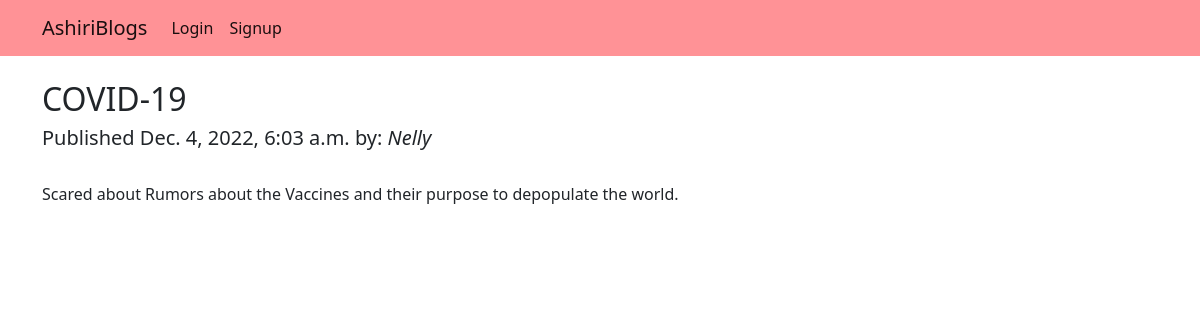
The app's page /ashiriblogapp/article_detail/COVID_19/ with its own data.
### ashiriblogapp/models.py (models this page shows, shortened)
class blogs(models.Model):
		title = models.CharField(max_length=200)
		description = models.TextField()
		slug = models.SlugField(max_length=100, unique=True)
		published = models.DateTimeField(auto_now_add=True)
		author = models.ForeignKey(User, on_delete=models.CASCADE) #a one to many relationship model

### ashiriblogapp/views.py (the view)
# urls.py: path('article_detail/<slug:slug>/', views.article_detail, name='article_detail'),
def article_detail(request, slug):
		detail = get_object_or_404(blogs, slug=slug)
		return render(request, 'ashiriblogapp/details.html', {'detail':detail})

### ashiriblogapp/templates/ashiriblogapp/details.html (shortened to what this page needs)
{% extends "ashiriblogapp/base.html" %}
{% block body %}
<div class="container mt-4">
			<h2>{{detail.title}}</h2>
			<h5>Published {{detail.published}} by: <i>{{detail.author}}</i></h5>
			<br>
				<p>{{detail.description}}</p>
		</div>
{% endblock %}

### records on screen
blogs: title "COVID-19", published "Dec. 4, 2022, 6:03 a.m.", author "Nelly", description "Scared about Rumors about the Vaccines and their purpose to depopulate the world."
